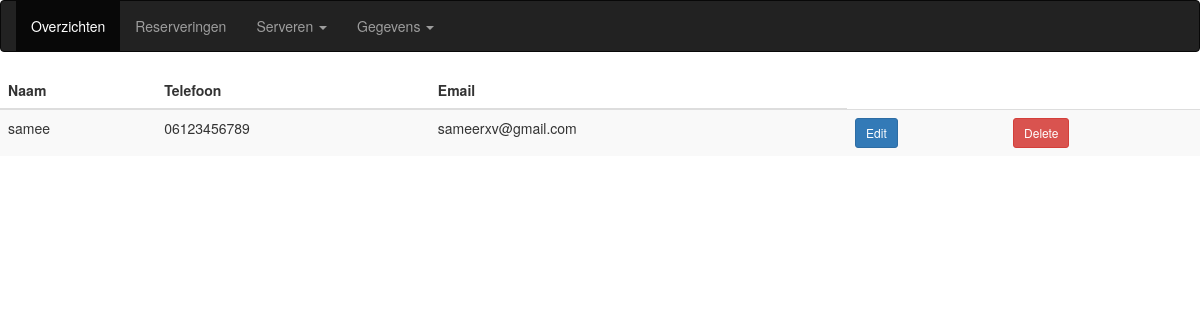
/klant.php, run on the app's committed database.
### tables this page shows
CREATE TABLE `klanten` (
  `klantenID` int(11) NOT NULL,
  `naam` varchar(20) DEFAULT NULL,
  `telefoon` varchar(11) DEFAULT NULL,
  `email` varchar(128) DEFAULT NULL
);

### database.php (called while the page is built, shortened)
<?php
class DB{
    private $pdo;
    public function __construct($host, $user, $pass, $db, $charset){
        $this->host = $host;
        $this->user = $user;
        $this->pass = $pass;
        $this->db = $db;
        $this->charset = $charset;
        try{
            $dsn = 'mysql:host='. $this->host.';dbname='.$this->db.';charset='.$this->charset;
            $this->pdo = new PDO($dsn, $this->user, $this->pass);
            $this->pdo->setAttribute(PDO::ATTR_ERRMODE, PDO::ERRMODE_EXCEPTION);
            return $this->pdo;
        }
        catch(\PDOException $e){
            echo "Connection Failed: ".$e->getMessage();
        }
    }
                public function showKlant(){
                    try {
                        $query = "SELECT * FROM klanten";
                        $prep = $this->pdo->prepare($query);
                        $prep->execute();
                        $rows = $prep->fetchAll(PDO::FETCH_ASSOC);
                        return $rows;
                    } catch (\Throwable $th) {
                        throw $th;
                    }
                }
}

### klant.php (the view, shortened to what this page needs)
<?php
include_once 'database.php';
$db = new DB('localhost', 'root', '', 'restaurant', 'utf8mb4');
$klanten = $db->showKlant();
?>
<!DOCTYPE html>
<html lang="en">
<head>
  <link rel="stylesheet" href="https://maxcdn.bootstrapcdn.com/bootstrap/3.4.1/css/bootstrap.min.css">
</head>
<body>
<nav class="navbar navbar-inverse">
  <div class="container-fluid">
    <ul class="nav navbar-nav">
      <li class="active"><a href="overzichten.php">Overzichten</a></li>
      <li><a href="reserveren.php">Reserveringen</a></li>
      <li class="dropdown"><a class="dropdown-toggle" data-toggle="dropdown" href="#">Serveren <span class="caret"></span></a>
        <li class="dropdown"><a class="dropdown-toggle" data-toggle="dropdown" href="#">Gegevens <span class="caret"></span></a>
      </li>
    </ul>
  </div>
</nav>
  <div id="horizontal">
    <main>
        <table class="table table-striped" id="overzicht">
            <thead class="thead-dark">
                <tr>
                    <th scope="col">Naam</th>
                    <th scope="col">Telefoon</th>
                    <th scope="col">Email</th>
                </tr>
            </thead>
            <tbody>
                <?php foreach ($klanten as $klant): ?>
                    <tr>
                        <td><?php echo $klant["naam"]; ?></td>
                        <td><?php echo $klant["telefoon"];?></td>
                        <td><?php echo $klant["email"];?></td>
                        <td class="noExl">
                            <a class="btn btn-primary mr-2 btn-sm" href="editklant.php?id=<?php echo $klant["klantenID"]; ?>">Edit</a>
                        </td>
                        <td class="noExl">
                            <a class="btn btn-danger mr-2 btn-sm" href="deleteklant.php?id=<?php echo $klant["klantenID"]; ?>">Delete</a>
                        </td>
                    </tr>
                <?php endforeach; ?>
            </tbody>
        </table>
    </main>
</body>
</html>

### data on the page
klanten: naam "samee", telefoon "06123456789", email "sameerxv@gmail.com"
